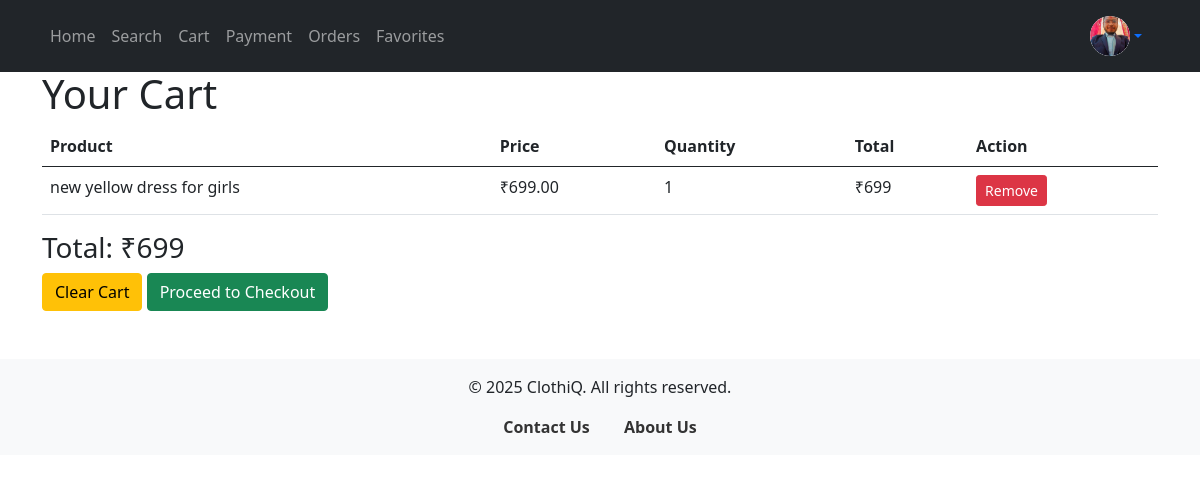
Screenshot of /cart.php (signed in) with the database file from the repository.
### tables this page shows
CREATE TABLE `edituser` (
  `id` int(11) NOT NULL,
  `name` varchar(100) NOT NULL,
  `email` varchar(100) NOT NULL,
  `gender` enum('Male','Female','Other') NOT NULL,
  `phone_no` varchar(15) NOT NULL,
  `address` text NOT NULL,
  `created_at` timestamp NOT NULL DEFAULT current_timestamp(),
  `profile_pic` varchar(255) DEFAULT 'default.png'
);

CREATE TABLE `cart` (
  `id` int(11) NOT NULL,
  `user_email` varchar(255) NOT NULL,
  `item_id` int(11) NOT NULL,
  `quantity` int(11) NOT NULL DEFAULT 1,
  `created_at` timestamp NOT NULL DEFAULT current_timestamp()
);

CREATE TABLE `items` (
  `id` int(11) NOT NULL,
  `name` varchar(255) NOT NULL,
  `description` text DEFAULT NULL,
  `price` decimal(10,2) NOT NULL,
  `image` varchar(255) NOT NULL,
  `category` varchar(50) NOT NULL
);

### cart.php (the view, shortened to what this page needs)
<?php
include 'config.php';
include 'header.php';
$user_email = $_SESSION['email'];
$stmt = $con->prepare("SELECT c.item_id, c.quantity, i.name, i.price FROM cart c JOIN items i ON c.item_id = i.id WHERE c.user_email = ?");
$stmt->bind_param("s", $user_email);
$stmt->execute();
$cart_items = $stmt->get_result();
$amount = 0;
$cart_data = [];
while ($row = $cart_items->fetch_assoc()) {
    $cart_data[] = $row;
    $amount += $row['price'] * $row['quantity'];
}
?>
<div class="container mt-5">
    <h1>Your Cart</h1>
    <?php
    if (empty($cart_data)) {
        echo "<p>Your cart is empty.</p>";
    } else {
        echo '
        <table class="table">
            <thead>
                <tr>
                    <th>Product</th>
                    <th>Price</th>
                    <th>Quantity</th>
                    <th>Total</th>
                    <th>Action</th>
                </tr>
            </thead>
            <tbody>';
        foreach ($cart_data as $row) {
            $subtotal = $row["price"] * $row["quantity"];
            echo "
            <tr>
                <td>{$row["name"]}</td>
                <td>₹{$row["price"]}</td>
                <td>{$row["quantity"]}</td>
                <td>₹{$subtotal}</td>
                <td>
                    <a href='cart.php?remove={$row["item_id"]}' class='btn btn-danger btn-sm'>Remove</a>
                </td>
            </tr>";
        }
        echo '
            </tbody>
        </table>
        <h3>Total: ₹' . $amount . '</h3>
        <a href="cart.php?clear=true" class="btn btn-warning">Clear Cart</a>
        <button id="rzp-button1" class="btn btn-success">Proceed to Checkout</button>';
    }
    ?>
</div>
<?php include 'footar.php'; ?>

### header.php (shortened to what this page needs)
<?php
include 'config.php';
if (isset($_SESSION['email']) && $_SESSION['email'] != 'unset') {
    $email = $_SESSION['email'];
    $query = "SELECT * FROM edituser WHERE email = ?";
    $stmt = $con->prepare($query);
    $stmt->bind_param("s", $email);
    $stmt->execute();
    $result = $stmt->get_result();
    $user = $result->fetch_assoc();
    $profile_pic = $user['profile_pic'] ?? 'default.png';
}
?>
<!DOCTYPE html>
<html lang="en">
<head>
    <link href="https://cdn.jsdelivr.net/npm/bootstrap@5.0.2/dist/css/bootstrap.min.css" rel="stylesheet">
</head>
<body>
    <nav class="navbar navbar-expand-lg navbar-dark bg-dark fixed-top">
        <div class="container">
            <div class="collapse navbar-collapse" id="navbarNav">
                <ul class="navbar-nav">
                    <?php if (!isset($_SESSION['email']) || $_SESSION['email'] == 'unset'): ?>
                        <li class="nav-item"><a class="nav-link" href="home.php">Home</a></li>
                        <li class="nav-item"><a class="nav-link" href="search.php">Search</a></li>
                        <li class="nav-item"><a class="nav-link" href="login.php">Cart</a></li>
                        <li class="nav-item"><a class="nav-link" href="login.php">Payment</a></li>
                        <li class="nav-item"><a class="nav-link" href="login.php">Orders</a></li>
                        <li class="nav-item"><a class="nav-link" href="login.php">Favorites</a></li>
                        <li class="nav-item"><a class="nav-link" href="login.php">Login/Register</a></li>
                    <?php else: ?>
                        <li class="nav-item"><a class="nav-link" href="home.php">Home</a></li>
                        <li class="nav-item"><a class="nav-link" href="search.php">Search</a></li>
                        <li class="nav-item"><a class="nav-link" href="cart.php">Cart</a></li>
                        <li class="nav-item"><a class="nav-link" href="payment.php">Payment</a></li>
                        <li class="nav-item"><a class="nav-link" href="orders.php">Orders</a></li>
                        <li class="nav-item"><a class="nav-link" href="favorites.php">Favorites</a></li>
                    <?php endif; ?>
                </ul>
                <?php if (isset($_SESSION['email']) && $_SESSION['email'] != 'unset'): ?>
    <div class="nav-item dropdown ms-auto">
        <a class="nav-link dropdown-toggle d-flex align-items-center bg-dark" id="navbarDropdown" role="button" data-bs-toggle="dropdown" aria-expanded="false">
            <div class="profile-avatar">
                <img src="photo/uploads/<?php echo htmlspecialchars($profile_pic); ?>" alt="Profile" width="40" height="40" style="border-radius:50%;">
            </div>
        </a>
    </div>
<?php endif; ?>
            </div>
        </div>
    </nav>
</body>
</html>

### header.php (style rules this page uses)
body { margin-top: 70px; }
.profile-avatar { width: 40px; height: 40px; border-radius: 50%; overflow: hidden; display: flex; justify-content: center; align-items: center; background: white; }
.profile-avatar img { width: 100%; height: 100%; object-fit: cover; border-radius: 50%; }

### rows the page displays
edituser: profile_pic (picture)
cart: item.name "new yellow dress for girls", item.price "699.00", quantity "1", subtotal "699"

### other values shown
$amount "699"
